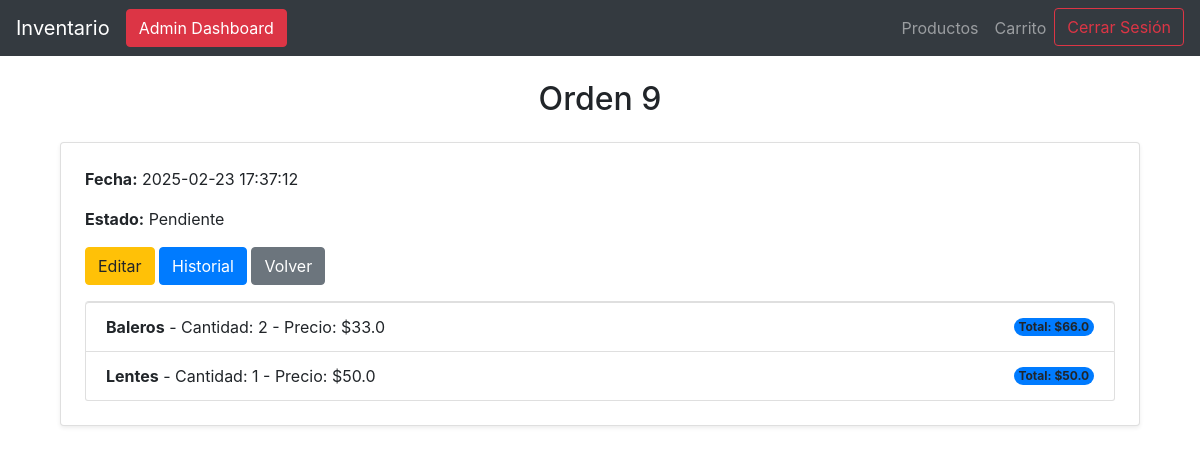
The app's page /orden/9 (signed in), older data.
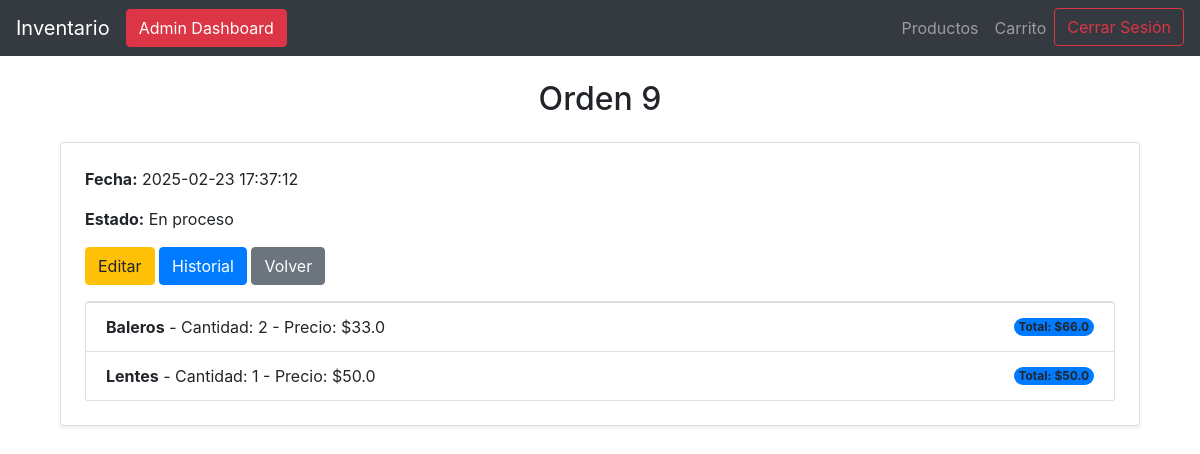
The same page, newer data.
### tables this page shows
CREATE TABLE ordenes (
               orden_id INTEGER PRIMARY KEY AUTOINCREMENT,
               usuario_id INTEGER NOT NULL,
               total REAL NOT NULL,
               fecha TIMESTAMP DEFAULT CURRENT_TIMESTAMP,
               estado TEXT DEFAULT 'pendiente',
               FOREIGN KEY (usuario_id) REFERENCES usuarios(usuario_id)
           );

### app.py (the view)
@app.route('/orden/<int:orden_id>')
@login_required
def mostrar_orden(orden_id):
    conn, cursor = connect_db()
    cursor.execute("""
        SELECT o.orden_id, o.fecha, o.estado, p.nombre, do.cantidad, do.precio_unitario
        FROM ordenes o
        JOIN detalles_orden do ON o.orden_id = do.orden_id
        JOIN productos p ON do.producto_id = p.id
        WHERE o.orden_id = ?
    """, (orden_id,))
    detalles = cursor.fetchall()
    conn.close()
    return render_template('orden.html', detalles=detalles)

### app.py (called while the page is built)
@login_manager.user_loader
def load_user(user_id):
    conn, cursor = connect_db()
    cursor.execute("SELECT usuario_id, nombre, email, rol FROM usuarios WHERE usuario_id = ?", (user_id,))
    usuario = cursor.fetchone()
    return Usuario(id=usuario[0], nombre=usuario[1], email=usuario[2], rol=usuario[3]) if usuario else None

### database.py (called while the page is built)
def connect_db():
    conn = sqlite3.connect(DB_NAME)
    cursor = conn.cursor()
    return conn, cursor

### templates/orden.html
{% extends 'base.html' %}
{% block content %}
<div class="container mt-4">
    <h2 class="mb-4 text-center">Orden {{ detalles[0][0] }}</h2>
    <div class="card shadow-sm p-4">
        <p><strong>Fecha:</strong> {{ detalles[0][1] }}</p>
        <p><strong>Estado:</strong> {{ detalles[0][2] }}</p>
        <div class="mb-3">
            {% if current_user.is_authenticated and current_user.rol == 'admin' %}
            <a href="{{ url_for('editar_detalles_orden', orden_id=detalles[0][0]) }}" class="btn btn-warning">Editar</a>
            <a href="{{ url_for('historial_orden', orden_id=detalles[0][0]) }}" class="btn btn-primary">Historial</a>
            <a href="/ordenes" class="btn btn-secondary">Volver</a>
            {% endif %}
        </div>
        <ul class="list-group">
            {% for detalle in detalles %}
                <li class="list-group-item d-flex justify-content-between align-items-center">
                    <span><strong>{{ detalle[3] }}</strong> - Cantidad: {{ detalle[4] }} - Precio: ${{ detalle[5] }}</span>
                    <span class="badge bg-primary rounded-pill">Total: ${{ detalle[4] * detalle[5] }}</span>
                </li>
            {% endfor %}
        </ul>
    </div>
</div>
{% endblock %}

Row changes from the older to the newer data that the page shows:
changed ordenes id 9: estado "Pendiente" → "En proceso"
